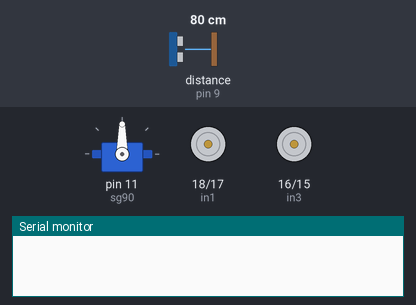
Bench run of a sketch on a simulated Arduino Uno, built with avr-gcc and run on an emulated ATmega328P. On the bench: servo, motor-driver pin pairs drawn as motors (green arrow = first pin HIGH = forward, orange = second pin HIGH = backward, longer = more drive, scaled by the enable pin), the last lines printed to the serial monitor. Inputs (shaded band) come from the test bench; at power-on: distance to the obstacle (sensor on pin 9) 80 cm. The echo pulse lasts 58.3 µs per cm.

Above: at 1.2 s.
1.3 s: distance to the obstacle (sensor on pin 9) set to 11 cm
At 10.3 s:
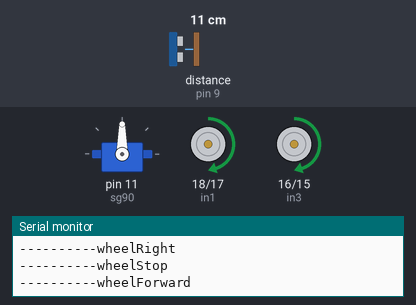
14.7 s: distance to the obstacle (sensor on pin 9) set to 8 cm
At 16.08 s:
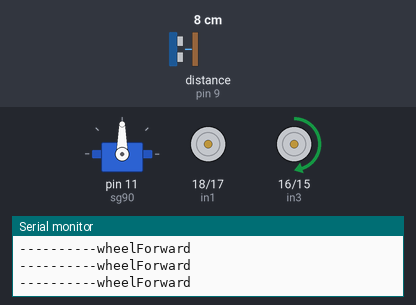
Timing chart, 0 to 30.3 s (numbered marks = the images above; inputs shaded):
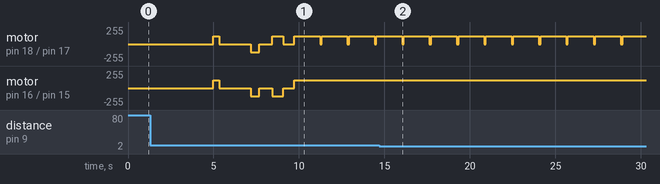

Measured:
- the behaviour switches between 10 and 9 cm on distance to the obstacle (sensor on pin 9) (found by bisection; images 1 and 2)
- by itself, motor on pin 18 (in1) / pin 17 (in2): alternates forward 120/255 for 1.5 s and stopped for 0.10 s

The sketch:

robot_challenge_phase_01.ino
```cpp
// (licence header left out)
#include <Servo.h>

//=============== DEFINE VARIABLES ====================

// H-Bridge Motor Controller (L298H)
// Arduino Sensor Shield (ASSH)
int in1 = 18;         // in1 (L298H) corresponds to 18 on UNO and A4 on ASSH - Left DC Motor
int in2 = 17;         // in2 (L298H) corresponds to 17 on UNO and A3 on ASSH - Left DC Motor
int in3 = 16;         // in3 (L298H) corresponds to 16 on UNO and A2 on ASSH - Right DC Motor
int in4 = 15;         // in4 (L298H) corresponds to 15 on UNO and A1 on ASSH - Right DC Motor
int ENA = 5;          // Enable A (ENA) used to control PWM (S5 on ASSH)
int ENB = 6;          // Enable B (ENB) used to control PWM (S6 on ASSH)
int wheelSpeed = 120;  // Ex: 90 with full-charge on batt, 250 with low charge on batt (used for testing).

// HC-SC04 Ultrasonic Proximity Sensor (UPS)
int trigPin = 8;        // UPS output pin (TRIG)
int echoPin = 9;        // UPS input pin (ECHO)
float angle45Right = 0.0;
float angle90Straight = 0.0;
float angle135Left = 0.0;
float angleRight = 0.0;
float angleLeft = 0.0;

// SG90 UPS Servo
int sg90 = 11;        // SG90 Servo connecting to pin 11 on ASSH
int timeDelay = 500;  // Stay at goal position on the SG90 this long
Servo myServo;        // Instantiate the SG90

int x = 1;
int y = 1;
int z = 1;

//==================== SETUP ==========================

void setup()                // Mandatory Function For UNO Boards
 {
  Serial.begin(9600);       // Set serial communication speed
  pinMode(in1, OUTPUT);     // Left DC Motor
  pinMode(in2, OUTPUT);     // Left DC Motor
  pinMode(in3, OUTPUT);     // Right DC Motor
  pinMode(in4, OUTPUT);     // Right DC Motor
  pinMode(ENA,  OUTPUT);    // ENA (Left Motor) on L298H (PWM Speed Control, analogWrite() requires this)
  pinMode(ENB,  OUTPUT);    // ENB (Right Motor) on L298H (PWM Speed Control, analogWrite() requires this)
  pinMode(trigPin, OUTPUT); // UPS output pin (TRIG)
  pinMode(echoPin, INPUT);  // UPS input pin (ECHO)
  myServo.attach(sg90);     // Set pin 11 on ASSH for SG90
 }

//============= LOCOMOTION FUNCTIONS ==================

 /* ------------------------------------------------------------------------- /*
  The following section below is based on the H-Bridge Truth Table.
  Example:
  (Motor A) Input 1: HIGH = Forward
  (Motor A) Input 2: LOW = Forward
  (Motor B) Input 1: HIGH = Forward
  (Motor B) Input 2: LOW = Forward
 /* ------------------------------------------------------------------------- */

void wheelForward(float a) {          // Motors Rotate Forward
  Serial.print("----------wheelForward");
  Serial.println("");
  digitalWrite(in1, HIGH);          // ON - Forward
  digitalWrite(in2, LOW);           // OFF - Forward
  analogWrite(ENB, wheelSpeed);     // Set the output speed(PWM)
  digitalWrite(in3, HIGH);          // ON - Forward
  digitalWrite(in4, LOW);           // OFF - Forward
  analogWrite(ENA, wheelSpeed);     // Set the output speed(PWM)
  delay(a * 50);
 }

void wheelLeft(int d) {             // Rotate Left (Hard Turn)
  Serial.print("----------wheelLeft");
  Serial.println("");
  digitalWrite(in1,LOW);            // OFF - Reverse
  digitalWrite(in2,HIGH);           // ON - Reverse
  analogWrite(ENB, wheelSpeed);     // Set the output speed(PWM)
  digitalWrite(in3,HIGH);           // ON - Forward
  digitalWrite(in4,LOW);            // OFF - Forward
  analogWrite(ENA, wheelSpeed);     // Set the output speed(PWM)
  delay(d * 50);
 }

void wheelRight(int e) {            // Rotate Right (Hard Turn)
  Serial.print("----------wheelRight");
  Serial.println("");
  digitalWrite(in1,HIGH);           // ON - Forward
  digitalWrite(in2,LOW);            // OFF - Forward
  analogWrite(ENB, wheelSpeed);     // Set the output speed(PWM)
  digitalWrite(in3,LOW);            // OFF - Reverse
  digitalWrite(in4,HIGH);           // ON - Reverse
  analogWrite(ENA, wheelSpeed);     // Set the output speed(PWM)
  delay(e * 50);
 }

void softRight(int b)               //Move Right (Soft Turn)
 {
  digitalWrite(in1,HIGH);           // ON - Forward
  digitalWrite(in2,LOW);            // OFF - Forward
  analogWrite(ENB, wheelSpeed);     // Set the output speed(PWM)
  digitalWrite(in3,LOW);            // OFF - Stop
  digitalWrite(in4,LOW);            // OFF - Stop
  analogWrite(ENA, wheelSpeed);     // Set the output speed(PWM)
  delay(b * 100);
 }

void softLeft(int c)                //Move Left (Soft Turn)
 {
  digitalWrite(in1,LOW);            // OFF - Stop
  digitalWrite(in2,LOW);            // OFF - Stop
  analogWrite(ENB, wheelSpeed);     // Set the output speed(PWM)
  digitalWrite(in3,HIGH);           // ON - Forward
  digitalWrite(in4,LOW);            // OFF - Forward
  analogWrite(ENA, wheelSpeed);     // Set the output speed(PWM)
  delay(c * 100);
 }

void wheelStop(int f) {             //Both Motors Stop
  Serial.print("----------wheelStop");
  Serial.println("");
  digitalWrite(in1,LOW);            // OFF - Stop
  digitalWrite(in2,LOW);            // OFF - Stop
  analogWrite(ENB, wheelSpeed);     // Set the output speed(PWM)
  digitalWrite(in3,LOW);            // OFF - Stop
  digitalWrite(in4,LOW);            // OFF - Stop
  analogWrite(ENA, wheelSpeed);     // Set the output speed(PWM)
  delay(f * 50);
 }

void wheelReverse(int g) {          // Motors Rotate Reverse
  Serial.print("----------wheelReverse");
  Serial.println("");
  digitalWrite(in1,LOW);            // OFF - Reverse
  digitalWrite(in2,HIGH);           // ON - Reverse
  analogWrite(ENB, wheelSpeed);     // Set the output speed(PWM)
  digitalWrite(in3,LOW);            // OFF - Reverse
  digitalWrite(in4,HIGH);           // ON - Reverse
  analogWrite(ENA, wheelSpeed);     // Set the output speed(PWM)
  delay(g * 50);
 }

//=============== MEASURE DISTANCE ====================

float measureDistance(int angle)
 {
  myServo.write(angle);                       // Move to specific angle (e.g., 0°, 45°, 90°, 135°, 180°) on SG90
  delay(timeDelay);                           // Allow motor to reach goal position comfortably
  digitalWrite(trigPin, LOW);                 // Ensure that signal is low before going high to ensure proper reading
  delayMicroseconds(2);                       // Quiescence period
  digitalWrite(trigPin, HIGH);                // Tell UPS to send sonic burst for 10 microseconds (us)
  delayMicroseconds(10);                      // Tell UPS to send sonic burst for 10 microseconds (us)
  digitalWrite(trigPin, LOW);                 // Set voltage back to low to let UPS pickup ECHO
  float timeDifference = pulseIn(echoPin, HIGH)/5.8/10;   // Read time difference and calculate in cm
  Serial.print("timeDifference for ");     // Print statatements used for troubleshooting
  Serial.print(angle);                      // Print statatements used for troubleshooting
  Serial.print(" is the following: ");        // Print statatements used for troubleshooting
  Serial.print(timeDifference);             // Print statatements used for troubleshooting
  Serial.println("");
  return timeDifference;
 }

//================= INFINITE LOOP =====================

void loop() // Mandatory Function For UNO Boards
 {
   if(x == 1){
    delay(5000);
   }
   x++;

   if(y%7 == 0){
    softRight(1.5);
   }
   y++;

   wheelForward(7);
   wheelStop(1);
   delay(500);

   //wheelStop(1);
   //delay(5000);
   angle90Straight = measureDistance(90);
   Serial.print("__angle90Straight__");
   Serial.println(angle90Straight);
   //delay(1000);

  if(angle90Straight > 10) { // if ID:005
   z = 100;
   wheelStop(5);
   delay(500);
   wheelReverse(10);
   wheelStop(5);
   delay(500);
   wheelRight(13);
   wheelStop(3);
   delay(500);
  } // close if ID:005

  while(z == 100) {
   wheelForward(30);
   softLeft(1.5);
  }

 } // close void loop
```
